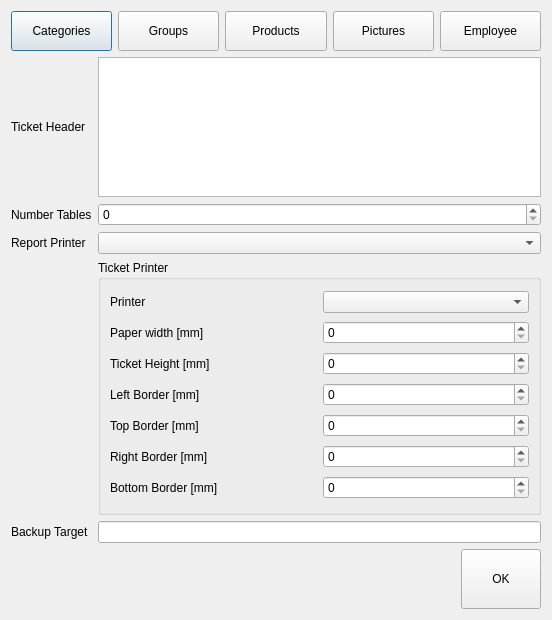
<?xml version="1.0" encoding="UTF-8"?>
<ui version="4.0">
 <author>Copyright 2010, Martin Koller</author>
 <class>SettingsDialog</class>
 <widget class="QDialog" name="SettingsDialog">
  <property name="geometry">
   <rect>
    <x>0</x>
    <y>0</y>
    <width>552</width>
    <height>620</height>
   </rect>
  </property>
  <property name="windowTitle">
   <string>Einstellungen</string>
  </property>
  <layout class="QGridLayout" name="gridLayout_2">
   <item row="0" column="0" colspan="2">
    <layout class="QHBoxLayout" name="horizontalLayout">
     <item>
      <widget class="QPushButton" name="categoriesButton">
       <property name="minimumSize">
        <size>
         <width>0</width>
         <height>40</height>
        </size>
       </property>
       <property name="text">
        <string>Categories</string>
       </property>
      </widget>
     </item>
     <item>
      <widget class="QPushButton" name="groupsButton">
       <property name="minimumSize">
        <size>
         <width>0</width>
         <height>40</height>
        </size>
       </property>
       <property name="text">
        <string>Groups</string>
       </property>
      </widget>
     </item>
     <item>
      <widget class="QPushButton" name="productsButton">
       <property name="minimumSize">
        <size>
         <width>0</width>
         <height>40</height>
        </size>
       </property>
       <property name="text">
        <string>Products</string>
       </property>
      </widget>
     </item>
     <item>
      <widget class="QPushButton" name="picturesButton">
       <property name="minimumSize">
        <size>
         <width>0</width>
         <height>40</height>
        </size>
       </property>
       <property name="text">
        <string>Pictures</string>
       </property>
      </widget>
     </item>
     <item>
      <widget class="QPushButton" name="employeesButton">
       <property name="minimumSize">
        <size>
         <width>0</width>
         <height>40</height>
        </size>
       </property>
       <property name="text">
        <string>Employee</string>
       </property>
      </widget>
     </item>
    </layout>
   </item>
   <item row="1" column="0">
    <widget class="QLabel" name="label_2">
     <property name="text">
      <string>Ticket Header</string>
     </property>
    </widget>
   </item>
   <item row="1" column="1">
    <widget class="QTextEdit" name="printHeader">
     <property name="maximumSize">
      <size>
       <width>16777215</width>
       <height>140</height>
      </size>
     </property>
    </widget>
   </item>
   <item row="2" column="0">
    <widget class="QLabel" name="label">
     <property name="text">
      <string>Number Tables</string>
     </property>
    </widget>
   </item>
   <item row="2" column="1">
    <widget class="QSpinBox" name="numTables">
     <property name="sizePolicy">
      <sizepolicy hsizetype="Expanding" vsizetype="Fixed">
       <horstretch>0</horstretch>
       <verstretch>0</verstretch>
      </sizepolicy>
     </property>
    </widget>
   </item>
   <item row="4" column="1">
    <widget class="QGroupBox" name="groupBox">
     <property name="sizePolicy">
      <sizepolicy hsizetype="Expanding" vsizetype="Preferred">
       <horstretch>0</horstretch>
       <verstretch>0</verstretch>
      </sizepolicy>
     </property>
     <property name="minimumSize">
      <size>
       <width>0</width>
       <height>100</height>
      </size>
     </property>
     <property name="title">
      <string>Ticket Printer</string>
     </property>
     <layout class="QGridLayout" name="gridLayout">
      <item row="0" column="0">
       <widget class="QLabel" name="label_3">
        <property name="text">
         <string>Printer</string>
        </property>
       </widget>
      </item>
      <item row="0" column="1">
       <widget class="QComboBox" name="ticketPrinter"/>
      </item>
      <item row="1" column="0">
       <widget class="QLabel" name="label_4">
        <property name="text">
         <string>Paper width [mm]</string>
        </property>
       </widget>
      </item>
      <item row="1" column="1">
       <widget class="QSpinBox" name="paperWidth">
        <property name="maximum">
         <number>500</number>
        </property>
       </widget>
      </item>
      <item row="2" column="0">
       <widget class="QLabel" name="label_5">
        <property name="text">
         <string>Ticket Height [mm]</string>
        </property>
       </widget>
      </item>
      <item row="2" column="1">
       <widget class="QSpinBox" name="paperHeight">
        <property name="maximum">
         <number>10000</number>
        </property>
       </widget>
      </item>
      <item row="3" column="0">
       <widget class="QLabel" name="label_6">
        <property name="text">
         <string>Left Border [mm]</string>
        </property>
       </widget>
      </item>
      <item row="3" column="1">
       <widget class="QSpinBox" name="marginLeft"/>
      </item>
      <item row="4" column="0">
       <widget class="QLabel" name="label_7">
        <property name="text">
         <string>Top Border [mm]</string>
        </property>
       </widget>
      </item>
      <item row="4" column="1">
       <widget class="QSpinBox" name="marginTop"/>
      </item>
      <item row="5" column="0">
       <widget class="QLabel" name="label_9">
        <property name="text">
         <string>Right Border [mm]</string>
        </property>
       </widget>
      </item>
      <item row="5" column="1">
       <widget class="QSpinBox" name="marginRight"/>
      </item>
      <item row="6" column="0">
       <widget class="QLabel" name="label_8">
        <property name="text">
         <string>Bottom Border [mm]</string>
        </property>
       </widget>
      </item>
      <item row="6" column="1">
       <widget class="QSpinBox" name="marginBottom"/>
      </item>
     </layout>
    </widget>
   </item>
   <item row="6" column="1">
    <layout class="QHBoxLayout" name="horizontalLayout_2">
     <item>
      <spacer name="horizontalSpacer">
       <property name="orientation">
        <enum>Qt::Horizontal</enum>
       </property>
       <property name="sizeHint" stdset="0">
        <size>
         <width>40</width>
         <height>20</height>
        </size>
       </property>
      </spacer>
     </item>
     <item>
      <widget class="QPushButton" name="pushButton">
       <property name="minimumSize">
        <size>
         <width>0</width>
         <height>60</height>
        </size>
       </property>
       <property name="text">
        <string>OK</string>
       </property>
       <property name="icon">
        <iconset resource="LillePOS.qrc">
         <normaloff>:/icons/ok.png</normaloff>:/icons/ok.png</iconset>
       </property>
       <property name="iconSize">
        <size>
         <width>32</width>
         <height>32</height>
        </size>
       </property>
      </widget>
     </item>
    </layout>
   </item>
   <item row="3" column="1">
    <widget class="QComboBox" name="reportPrinter"/>
   </item>
   <item row="3" column="0">
    <widget class="QLabel" name="label_10">
     <property name="text">
      <string>Report Printer</string>
     </property>
    </widget>
   </item>
   <item row="5" column="1">
    <widget class="QLineEdit" name="backupTarget"/>
   </item>
   <item row="5" column="0">
    <widget class="QLabel" name="label_11">
     <property name="text">
      <string>Backup Target</string>
     </property>
    </widget>
   </item>
  </layout>
 </widget>
 <resources>
  <include location="LillePOS.qrc"/>
 </resources>
 <connections>
  <connection>
   <sender>pushButton</sender>
   <signal>clicked()</signal>
   <receiver>SettingsDialog</receiver>
   <slot>accept()</slot>
   <hints>
    <hint type="sourcelabel">
     <x>469</x>
     <y>543</y>
    </hint>
    <hint type="destinationlabel">
     <x>39</x>
     <y>506</y>
    </hint>
   </hints>
  </connection>
 </connections>
</ui>
